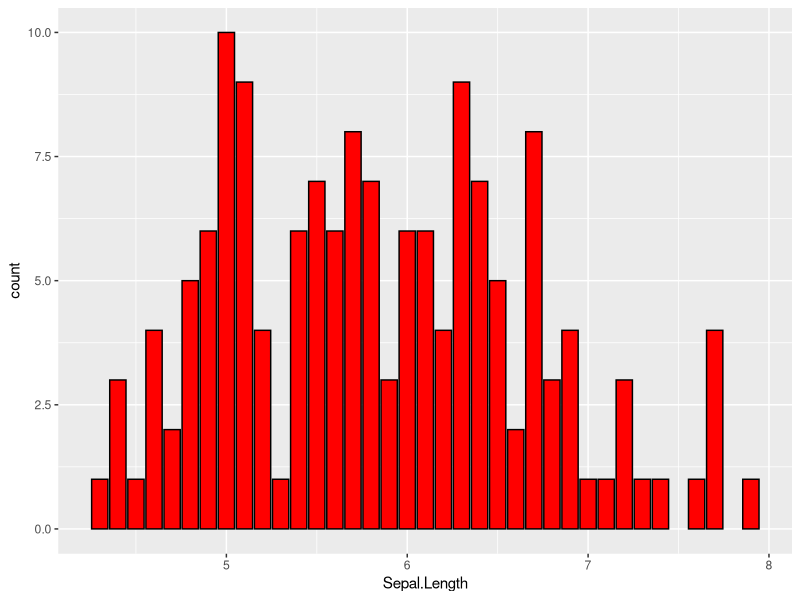
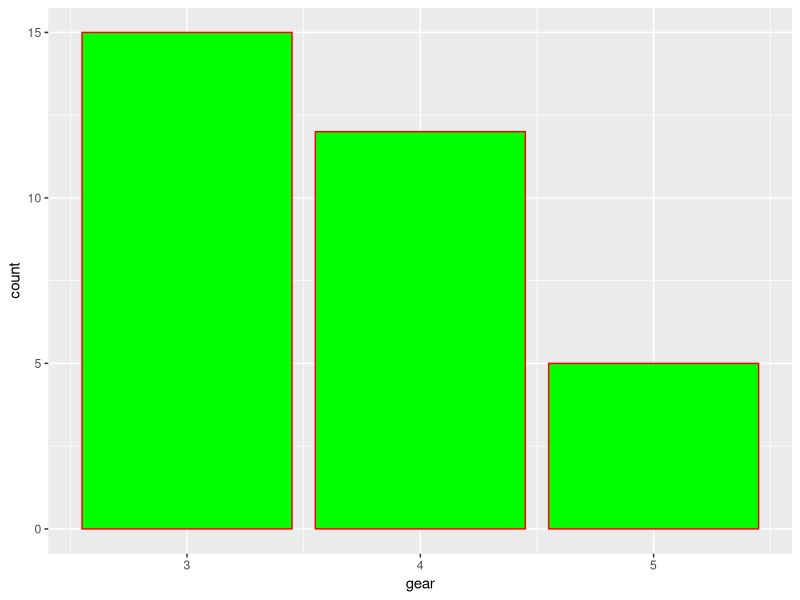
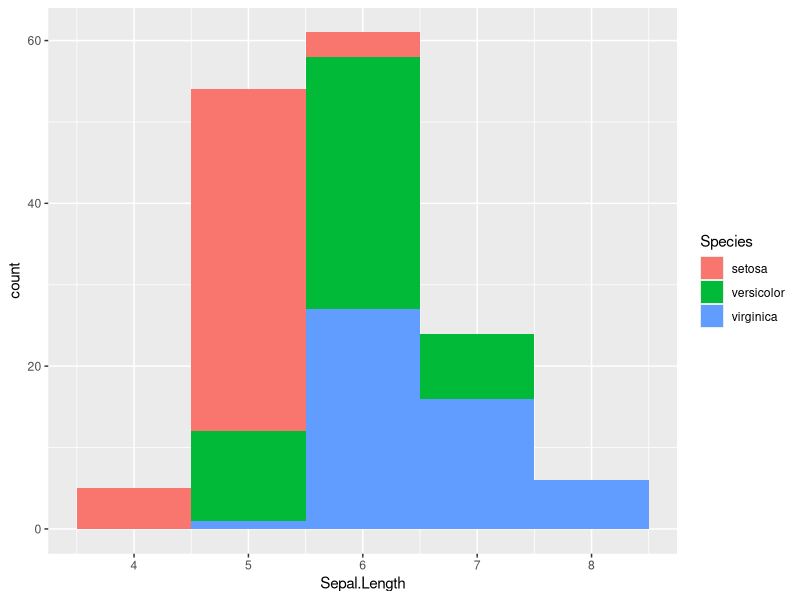
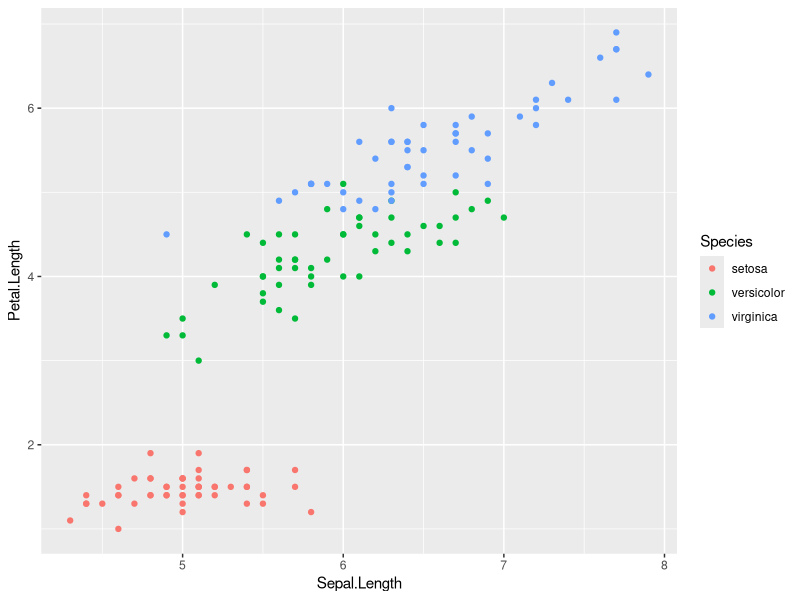
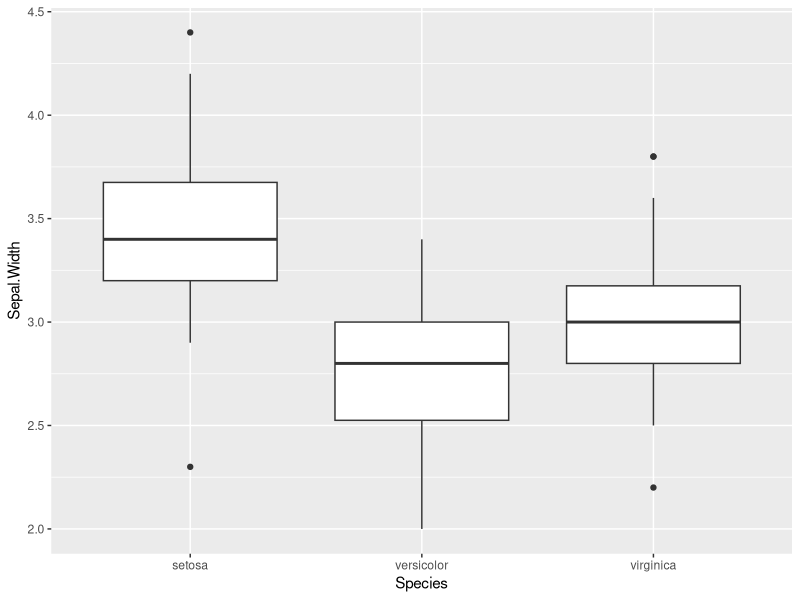
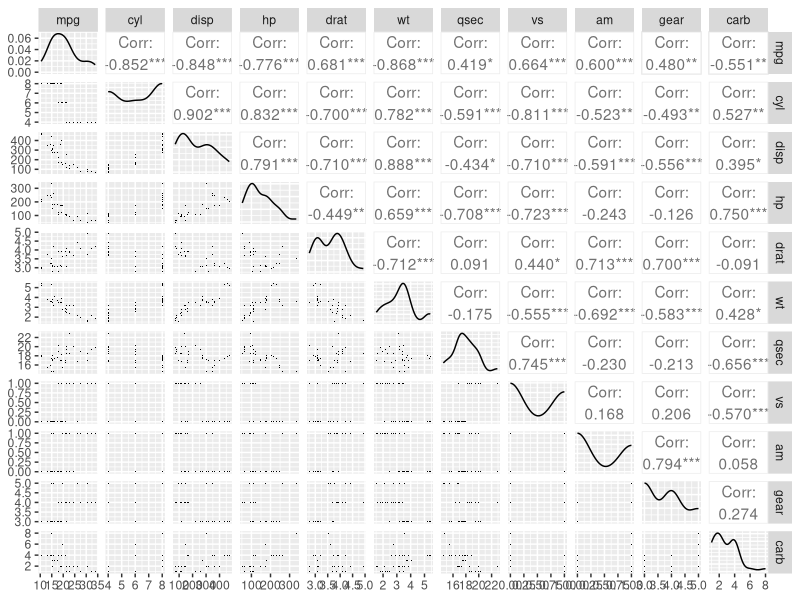

R code for these plots, in order:
iris
mtcars
install.packages("ggplot2")

library(ggplot2)
ggplot(iris , aes(x= Sepal.Length))+
  geom_bar(fill = "red" , colour= "black")

ggplot(mtcars , aes(x= gear))+
  geom_bar(fill = "green" , colour= "red")

ggplot(iris, aes(x = Sepal.Length , fill =  Species))+
  geom_histogram(binwidth = 1)

ggplot(iris , aes(x = Sepal.Length , y =   Petal.Length, colour = Species))+
  geom_point()

ggplot(iris , aes(x= Species , y = Sepal.Width))+
  geom_boxplot()

library(GGally)
library(scales)
ggpairs(mtcars,lower= list(continuous = wrap("points", shape = I('.'))),
        upper = list(combo = wrap("box", outlier.shape = I('.'))))